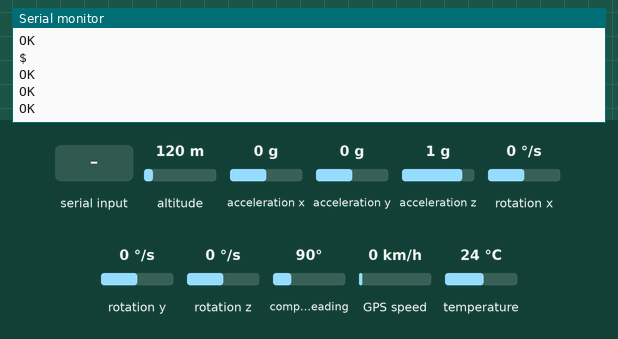
This sketch was run on a simulated ESP32. Shown: the last lines printed to the serial monitor. The test bench sets the inputs (shaded band); at power-on: acceleration x 0 g, altitude 120 m, acceleration y 0 g, acceleration z 1 g, rotation x 0 °/s, rotation y 0 °/s, rotation z 0 °/s, compass heading 90°, GPS speed 0 km/h, temperature 24 °C. The GPS gets a fix after 3 s at 37.7749, -122.4194 with 8 satellites; the modem accepts every AT command (registered, SIM ready, sends succeed) and sends nothing else.

Above: at 8.2 s.
8.3 s: acceleration x set to -1.4 g
At 9.8 s:
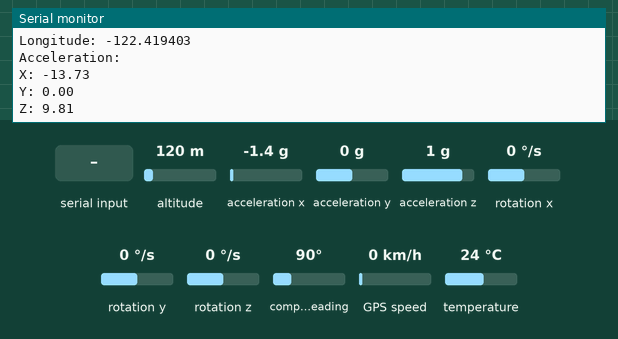
10.5 s: "1" received over the second serial link
At 11.6 s:
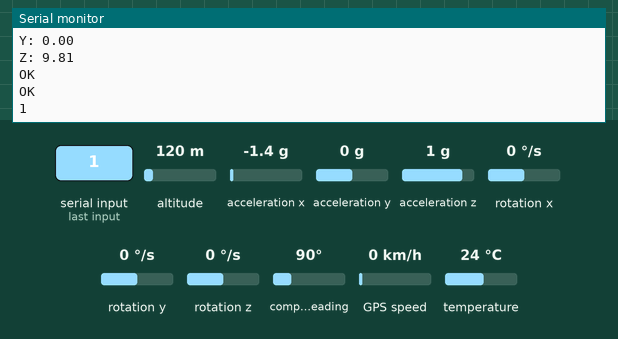
14.6 s: "0" received over the second serial link
At 15.9 s:
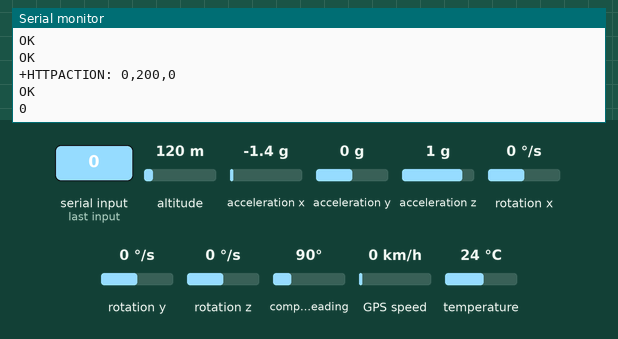

The sketch:

final.ino
```cpp
#include <Wire.h>
#include <Adafruit_MPU6050.h>
#include <Adafruit_Sensor.h>
#include <TinyGPS++.h>

// --------- Function Prototypes ---------
void sendGSM(String command);
void getGPS();
void getAccelerometer();
void sendToThingSpeak(String payload);

// --------- Pin Definitions ---------
#define GPS_RX 32
#define GPS_TX 34
#define GSM_RX 17
#define GSM_TX 16

// --------- Serial Interfaces ---------
// Use available hardware serial ports
HardwareSerial gpsSerial(1); // UART1
HardwareSerial gsmSerial(2); // UART2

// --------- Global Variables ---------
Adafruit_MPU6050 mpu;
TinyGPSPlus gps;

float latitude = 0;
float longitude = 0;
float ax, ay, az;

// --------- Setup ---------
void setup() {
  Serial.begin(115200);
  Wire.begin();

  gpsSerial.begin(9600, SERIAL_8N1, GPS_RX, GPS_TX);
  Serial.println("GPS Serial started");

  gsmSerial.begin(9600, SERIAL_8N1, GSM_RX, GSM_TX);
  Serial.println("GSM Serial started");

  // Initialize MPU6050
  if (!mpu.begin()) {
    Serial.println("Failed to find MPU6050 chip");
    while (1);
  }
  Serial.println("MPU6050 Found!");

  delay(2000);

  // Setup GSM Internet
  sendGSM("AT");
  sendGSM("AT+CSQ");
  sendGSM("AT+SAPBR=3,1,\"CONTYPE\",\"GPRS\"");
  sendGSM("AT+SAPBR=3,1,\"APN\",\"internet\""); // Use your SIM's APN
  sendGSM("AT+SAPBR=1,1");
}

// --------- Main Loop ---------
void loop() {
  getGPS();
  getAccelerometer();

  String payload = "field1=" + String(ax) +
                   "&field2=" + String(ay) +
                   "&field3=" + String(az) +
                   "&field4=" + String(latitude, 6) +
                   "&field5=" + String(longitude, 6);

  sendToThingSpeak(payload);
  delay(15000); // ThingSpeak requires 15 sec interval
}

// --------- Get GPS Location ---------
void getGPS() {
  unsigned long start = millis();
  while (millis() - start < 2000) {
    while (gpsSerial.available()) {
      gps.encode(gpsSerial.read());
    }
  }

  if (gps.location.isValid()) {
    latitude = gps.location.lat();
    longitude = gps.location.lng();
    Serial.print("Latitude: ");
    Serial.println(latitude, 6);
    Serial.print("Longitude: ");
    Serial.println(longitude, 6);
  } else {
    Serial.println("Waiting for valid GPS fix...");
  }
}

// --------- Read MPU6050 Acceleration ---------
void getAccelerometer() {
  sensors_event_t a, g, temp;
  mpu.getEvent(&a, &g, &temp);

  ax = a.acceleration.x;
  ay = a.acceleration.y;
  az = a.acceleration.z;

  Serial.println("Acceleration:");
  Serial.print("X: "); Serial.println(ax);
  Serial.print("Y: "); Serial.println(ay);
  Serial.print("Z: "); Serial.println(az);
}

// --------- Send AT Commands to GSM ---------
void sendGSM(String command) {
  gsmSerial.println(command);
  delay(1000);
  while (gsmSerial.available()) {
    Serial.write(gsmSerial.read());
  }
}

// --------- Send Data to ThingSpeak ---------
void sendToThingSpeak(String payload) {
  sendGSM("AT+HTTPINIT");
  sendGSM("AT+HTTPPARA=\"CID\",1");
  sendGSM("AT+HTTPPARA=\"URL\",\"http://api.thingspeak.com/update?api_key=GEOB8L3MARYBEO01&" + payload + "\"");
  sendGSM("AT+HTTPACTION=0");
  delay(1000);
  sendGSM("AT+HTTPTERM");
}
```

Measured:
- after the input at 8.3 s, the serial monitor: prints a new line after 0.71 s (image 1)
- after the input at 10.5 s, the serial monitor: prints a new line after 0.51 s (image 2)
- after the input at 14.6 s, the serial monitor: prints a new line after 0.51 s (image 3)
